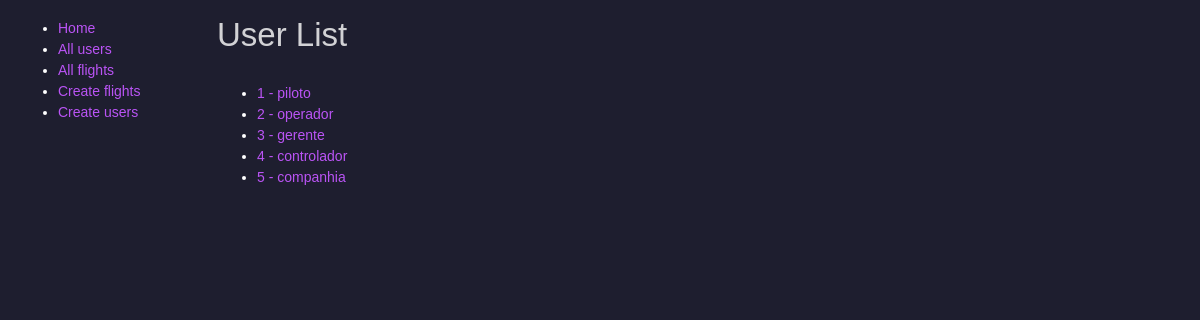
/flightmanagement/user/, run on an earlier commit of the app's database.
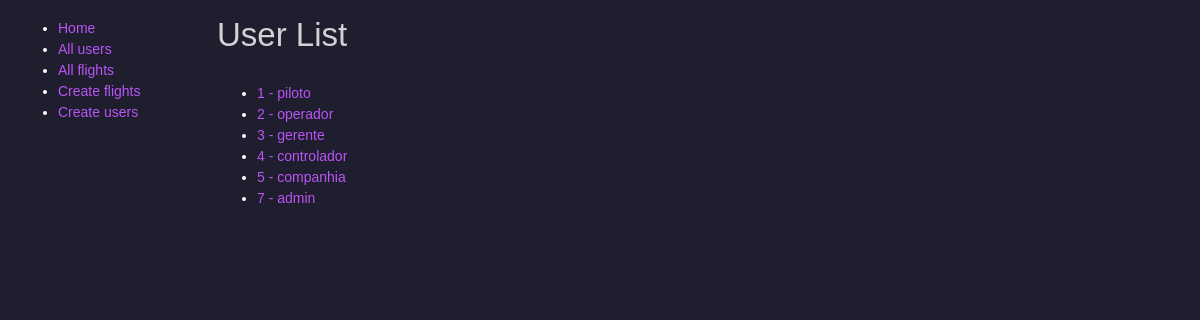
And on a later commit of the database.
### flight_management/models.py (models this page shows, shortened)
class User(models.Model):
    id = models.BigAutoField(primary_key=True)
    tx_name = models.CharField(max_length=42)
    nm_role = models.CharField(max_length=24, choices=Role.choices)
    tx_username = models.CharField(max_length=42)
    tx_hash_key = models.CharField(max_length=64)
    class Meta:
        db_table = 'user'

### flight_management/views.py (the view)
# urls.py: path('user/', views.UserListView.as_view(), name='user'),
class UserListView(generic.ListView):
    model = User
    paginate_by = 10

### flight_management/template/flight_management/user_list.html
{% extends "base_generic.html" %}
{% block content %}
<h1>User List</h1>
{% if user_list %}
  <ul>
  {% for user in user_list %}
    <li>
      <a href="{% url 'user-detail' user.id %}">
      {{ user.id }} - {{ user.tx_name }}
      </a>
    </li>
  {% endfor %}
 </ul>
{% else %}
  <p>There are no users available.</p>
{% endif %}
{% endblock %}

What changed in the data, as far as the page shows it:
added User: id "7", tx_name "admin"
